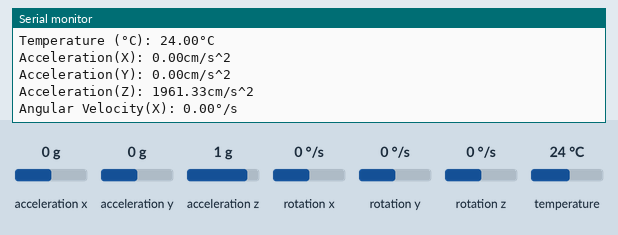
Simulated run of this sketch. Board: ESP32. Shown: the last lines printed to the serial monitor. Wiring (inferred from the names in the program): MPU-6050 motion sensor at I2C address 0x69; BMP180 pressure sensor at I2C address 0x77. Inputs (shaded band) come from the test bench; at power-on: acceleration z 1 g, temperature 24 °C, acceleration x 0 g, acceleration y 0 g, rotation x 0 °/s, rotation y 0 °/s, rotation z 0 °/s. WiFi joins after 1.5 s; servers stay silent unless stated; EEPROM starts erased; no MQTT or app messages arrive unless stated.

Above: at 3.4 s.
3.5 s: acceleration z set to 0 g
At 4.3 s:
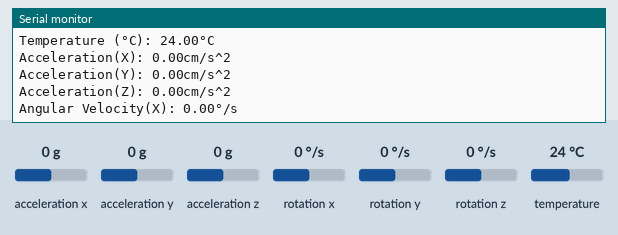
5.0 s: temperature set to 19 °C
At 5.5 s:
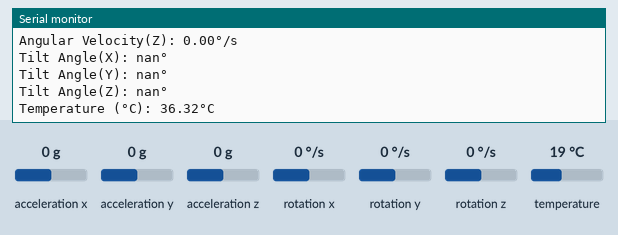
6.5 s: acceleration x set to -1.4 g
At 7.2 s:
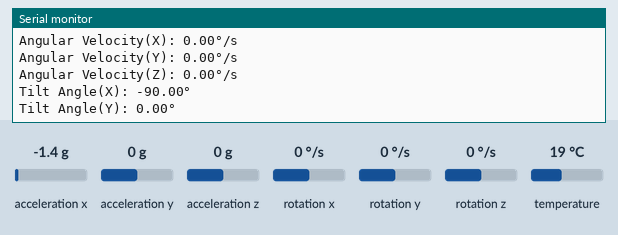
8.0 s: acceleration y set to -1.4 g
Timing chart, 0 to 8.0 s (numbered marks = the images above; inputs shaded):
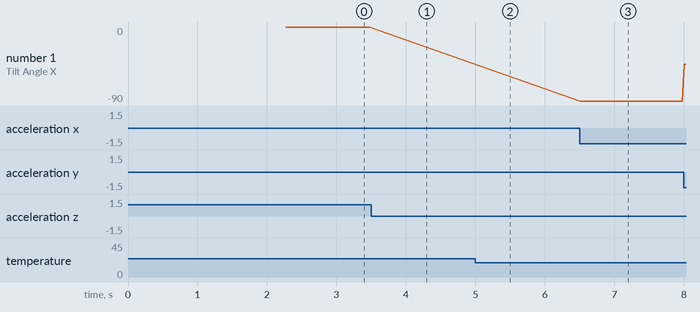

The sketch:

device.ino
```cpp
#include <WiFi.h>
#include <WiFiClientSecure.h>
#include <MQTT.h>
#include <Wire.h>
#include <AccelAndGyro.h>
#include <BarometricPressure.h>
#include <ArduinoJson.h>
#include <Preferences.h>


/* =========================================================
   ALERT COOLDOWN (CHANGE HERE)
   ========================================================= */
const unsigned long ALERT_COOLDOWN = 2 * 60 * 1000UL; // 2 minutes

unsigned long lastFallAlertTime = 0;
unsigned long lastTempAlertTime = 0;


/* =========================================================
   OBJECTS
   ========================================================= */
Preferences prefs;
AccelAndGyro Ag;
BarometricPressure Pr(ULTRA_HIGH_RESOLUTION);

WiFiClientSecure net;
MQTTClient client(512);

/* =========================================================
   WIFI / MQTT
   ========================================================= */
const char* ssid = "Canal33333-2G";
const char* password = "1234567890";

const char* mqtt_server = "3f870c7ecb2a48e6b76737cb2c13864c.s1.eu.hivemq.cloud";
const int mqtt_port = 8883;
const char* mqtt_user = "hivemq.webclient.1766833151037";
const char* mqtt_pass = "f7TEHZ8>Ld#vy,R6j5%e";

#define DEVICE_ID "device123"
#define TOPIC_SENSOR  "baby/" DEVICE_ID "/sensor"
#define TOPIC_ALERT   "baby/" DEVICE_ID "/alert"
#define TOPIC_COMMAND "baby/" DEVICE_ID "/config"

/* =========================================================
   BABY FALL THRESHOLDS (30cm+)
   ========================================================= */
const float IMPACT_G       = 1.1f;
const float IMPACT_SLOPE_G = 0.6f;
const float GYRO_SPIKE     = 70.0f;
const unsigned long FALL_COOLDOWN = 5000;

/* =========================================================
   FILTER
   ========================================================= */
const float ALPHA = 0.25f;

/* =========================================================
   VARIABLES
   ========================================================= */
float ax_f = 0, ay_f = 0, az_f = 0;
float gravityX = 0, gravityY = 0, gravityZ = 0;

float lastNetAcc = 0;
unsigned long lastFallTime = 0;

float tempThreshold = 36.0;
bool tempAlertSent = false;

unsigned long sensorMillis = 0;
unsigned long publishMillis = 0;
const unsigned long SENSOR_INTERVAL  = 20;
const unsigned long PUBLISH_INTERVAL = 15000;

/* =========================================================
   HELPERS
   ========================================================= */
float magnitude(float x, float y, float z) {
  return sqrt(x*x + y*y + z*z);
}

/* =========================================================
   MQTT
   ========================================================= */
void wifiConnect() {
  WiFi.begin(ssid, password);
  while (WiFi.status() != WL_CONNECTED) delay(300);
}

void mqttConnect() {
  net.setInsecure();
  client.begin(mqtt_server, mqtt_port, net);
  while (!client.connect("esp32-baby", mqtt_user, mqtt_pass)) delay(500);
  client.subscribe(TOPIC_COMMAND);
}

void publishMessage(const char* topic, const char* payload) {
  if (!client.connected()) mqttConnect();
  client.publish(topic, payload);
}

void messageReceived(String& topic, String& payload) {
  StaticJsonDocument<128> doc;
  if (deserializeJson(doc, payload) == DeserializationError::Ok) {
    if (doc.containsKey("temp_threshold")) {
      tempThreshold = doc["temp_threshold"];
      prefs.putFloat("temp_th", tempThreshold);
    }
  }
}

/* =========================================================
   SETUP
   ========================================================= */
void setup() {
  Serial.begin(115200);
  Wire.begin();

  prefs.begin("config", false);
  tempThreshold = prefs.getFloat("temp_th", tempThreshold);
  tempAlertSent = false;  // FORCE RESET

  wifiConnect();
  client.onMessage(messageReceived);
  mqttConnect();

  while (!Ag.begin()) delay(200);
  while (!Pr.begin()) delay(200);

  /* Gravity calibration */
  float sx=0, sy=0, sz=0;
  for (int i=0;i<30;i++) {
    sx += Ag.getAccelX();
    sy += Ag.getAccelY();
    sz += Ag.getAccelZ();
    delay(20);
  }
  gravityX = sx/30;
  gravityY = sy/30;
  gravityZ = sz/30;

  Serial.println("✅ Baby fall & temperature system READY");
}

/* =========================================================
   LOOP
   ========================================================= */
void loop() {
  client.loop();
  unsigned long now = millis();
  if (now - sensorMillis < SENSOR_INTERVAL) return;
  sensorMillis = now;

  /* -------- RAW SENSOR -------- */
  float ax = Ag.getAccelX();
  float ay = Ag.getAccelY();
  float az = Ag.getAccelZ();

  float gx = Ag.getGyroX();
  float gy = Ag.getGyroY();
  float gz = Ag.getGyroZ();

  float tx = Ag.getTiltX();
  float ty = Ag.getTiltY();
  float tz = Ag.getTiltZ();

  float tempC = Ag.getTempC();

  /* -------- FILTER -------- */
  ax_f = ALPHA * ax + (1 - ALPHA) * ax_f;
  ay_f = ALPHA * ay + (1 - ALPHA) * ay_f;
  az_f = ALPHA * az + (1 - ALPHA) * az_f;

  /* -------- MAGNITUDES -------- */
  float netAcc = magnitude(
    ax - gravityX,
    ay - gravityY,
    az - gravityZ
  );

  float gyroMag = magnitude(gx, gy, gz);
  float accSlope = netAcc - lastNetAcc;
  lastNetAcc = netAcc;

  /* =====================================================
     🚨 BABY FALL DETECTION (REAL-TIME)
     ===================================================== */
  if (
    netAcc > IMPACT_G &&
    accSlope > IMPACT_SLOPE_G &&
    gyroMag > GYRO_SPIKE &&
    (now - lastFallTime) > FALL_COOLDOWN
  ) {
    lastFallTime = now;

    StaticJsonDocument<128> alert;
    alert["alert"] = "fall_impact";
    alert["status"] = true;
    alert["severity_score"] = netAcc * gyroMag;

    char buf[128];
    serializeJson(alert, buf);
    publishMessage(TOPIC_ALERT, buf);

    Serial.println("🚨 BABY FALL ALERT SENT");
  }

  /* =====================================================
     🌡 TEMPERATURE ALERT (FIXED)
     ===================================================== */
  if (tempC >= tempThreshold && !tempAlertSent) {
    StaticJsonDocument<128> alert;
    alert["alert"] = "high_temperature";
    alert["status"] = true;
    alert["temperature"] = tempC;

    char buf[128];
    serializeJson(alert, buf);
    publishMessage(TOPIC_ALERT, buf);

    tempAlertSent = true;
    Serial.println("🌡 TEMPERATURE ALERT SENT");
  }

  if (tempC < tempThreshold - 0.5f) {
    tempAlertSent = false;
  }

  /* ---------------- TELEMETRY ---------------- */
  if (now - publishMillis >= PUBLISH_INTERVAL) {
    publishMillis = now;

    StaticJsonDocument<512> data;

    JsonObject acc = data.createNestedObject("acc");
    acc["x"] = ax_f;
    acc["y"] = ay_f;
    acc["z"] = az_f;
    acc["net"] = netAcc;

    JsonObject gyro = data.createNestedObject("gyro");
    gyro["x"] = gx;
    gyro["y"] = gy;
    gyro["z"] = gz;
    gyro["mag"] = gyroMag;

    JsonObject tilt = data.createNestedObject("tilt");
    tilt["x"] = tx;
    tilt["y"] = ty;
    tilt["z"] = tz;

    data["temp"] = tempC;
    data["thresTemp"] = tempThreshold;

    char buf[512];
    serializeJson(data, buf);
    publishMessage(TOPIC_SENSOR, buf);
  }
}
```

AccelAndGyro.h
```cpp
/*
  This code is developed under the MYOSA (LearnTheEasyWay) initiative of MakeSense EduTech and Pegasus Automation.
  Code has been derived from internet sources and component datasheets.
  Existing readily-available libraries would have been used "AS IS" and modified for ease of learning purpose.

  Synopsis of Accelerometer and Gyroscope
  MYOSA Platform consists of an Accelerometer and Gyroscope Board. It is equiped with GY521/MPU6050 IC.
  MPU6050 provides a general X/Y/Z direction (3-axis) accelerometer and gyroscope.
  I2C Address of the board = 0x69.
  Detailed Information about Accelerometer And Gyroscope board Library and usage is provided in the link below.
  Detailed Guide: https://drive.google.com/file/d/1On6kzIq3ejcu9aMGr2ZB690NnFrXG2yO/view

  NOTE
  All information, including URL references, is subject to change without prior notice.
  Please always use the latest versions of software-release for best performance.
  Unless required by applicable law or agreed to in writing, this software is distributed on an
  "AS IS" BASIS, WITHOUT WARRANTIES OR CONDITIONS OF ANY KIND, either express or implied

  Modifications
  1 December, 2021 by Pegasus Automation
  (as a part of MYOSA Initiative)

  Contact Team MakeSense EduTech for any kind of feedback/issues pertaining to performance or any update request.
  Email: dev.myosa@gmail.com
*/

#ifndef __ACCELANDGYRO_H__
#define __ACCELANDGYRO_H__

#include <stdint.h>
#include <math.h>
#include <Arduino.h>
#include <Wire.h>

#define MPU6050_ADDRESS_AD0_LOW             0x68u
#define MPU6050_ADDRESS_AD0_HIGH            0x69u

#define MPU6050_XA_OFFS_USRH_REG            0x06u
#define MPU6050_XA_OFFS_USRL_REG            0x07u
#define MPU6050_YA_OFFS_USRH_REG            0x08u
#define MPU6050_YA_OFFS_USRL_REG            0x09u
#define MPU6050_ZA_OFFS_USRH_REG            0x0Au
#define MPU6050_ZA_OFFS_USRL_REG            0x0Bu
#define MPU6050_SELF_TEST_X_REG             0x0Du
#define MPU6050_SELF_TEST_Y_REG             0x0Eu
#define MPU6050_SELF_TEST_Z_REG             0x0Fu
#define MPU6050_SELF_TEST_A_REG             0x10u
#define MPU6050_XG_OFFS_USRH_REG            0x13u
#define MPU6050_XG_OFFS_USRL_REG            0x14u
#define MPU6050_YG_OFFS_USRH_REG            0x15u
#define MPU6050_YG_OFFS_USRL_REG            0x16u
#define MPU6050_ZG_OFFS_USRH_REG            0x17u
#define MPU6050_ZG_OFFS_USRL_REG            0x18u
#define MPU6050_SMPLRT_DIV_REG              0x19u
#define MPU6050_CONFIG_REG                  0x1Au
#define MPU6050_GYRO_CONFIG_REG             0x1Bu
#define MPU6050_ACCEL_CONFIG_REG            0x1Cu
#define MPU6050_MOTION_THR                  0x1Fu
#define MPU6050_MOTION_DUR                  0x20u
#define MPU6050_ZERO_MOTION_THR             0x21u
#define MPU6050_ZERO_MOTION_DUR             0x22u
#define MPU6050_INT_ENABLE                  0x38u
#define MPU6050_INT_STATUS                  0x3Au
#define MPU6050_ACCEL_XOUT_H_REG            0x3Bu
#define MPU6050_ACCEL_XOUT_L_REG            0x3Cu
#define MPU6050_ACCEL_YOUT_H_REG            0x3Du
#define MPU6050_ACCEL_YOUT_L_REG            0x3Eu
#define MPU6050_ACCEL_ZOUT_H_REG            0x3Fu
#define MPU6050_ACCEL_ZOUT_L_REG            0x40u
#define MPU6050_TEMP_OUT_H_REG              0x41u
#define MPU6050_TEMP_OUT_L_REG              0x42u
#define MPU6050_GYRO_XOUT_H_REG             0x43u
#define MPU6050_GYRO_XOUT_L_REG             0x44u
#define MPU6050_GYRO_YOUT_H_REG             0x45u
#define MPU6050_GYRO_YOUT_L_REG             0x46u
#define MPU6050_GYRO_ZOUT_H_REG             0x47u
#define MPU6050_GYRO_ZOUT_L_REG             0x48u
#define MPU6050_SIGNAL_PATH_RESET_REG       0x68u
#define MPU6050_USER_CTRL_REG               0x6Au
#define MPU6050_PWR_MGMT_1_REG              0x6Bu
#define MPU6050_PWR_MGMT_2_REG              0x6Cu
#define MPU6050_FIFO_COUNTH_REG             0x72u
#define MPU6050_FIFO_COUNTL_REG             0x73u
#define MPU6050_FIFO_R_W_REG                0x74u
#define MPU6050_WHO_AM_I_REG                0x75u

#define MPU_CONFIG_DLPF_CFG_MSK             0x07u
#define MPU_CONFIG_DLPF_CFG_POS             0x00u
#define MPU_CONFIG_EXT_SYNC_SET_MSK         0x38u
#define MPU_CONFIG_EXT_SYNC_SET_POS         0x03u

#define MPU_GYRO_CONFIG_XG_ST_MASK          0x80u
#define MPU_GYRO_CONFIG_XG_ST_POS           0x07u
#define MPU_GYRO_CONFIG_YG_ST_MASK          0x40u
#define MPU_GYRO_CONFIG_YG_ST_POS           0x06u
#define MPU_GYRO_CONFIG_ZG_ST_MASK          0x20u
#define MPU_GYRO_CONFIG_ZG_ST_POS           0x05u
#define MPU_GYRO_CONFIG_FS_SEL_MASK         0x18u
#define MPU_GYRO_CONFIG_FS_SEL_POS          0x03u

#define MPU_GYRO_CONFIG_FS_SEL_250          0x00u
#define MPU_GYRO_CONFIG_FS_SEL_500          0x01u
#define MPU_GYRO_CONFIG_FS_SEL_1000         0x02u
#define MPU_GYRO_CONFIG_FS_SEL_2000         0x03u

#define MPU_ACCEL_CONFIG_XG_ST_MASK         0x80u
#define MPU_ACCEL_CONFIG_XG_ST_POS          0x07u
#define MPU_ACCEL_CONFIG_YG_ST_MASK         0x40u
#define MPU_ACCEL_CONFIG_YG_ST_POS          0x06u
#define MPU_ACCEL_CONFIG_ZG_ST_MASK         0x20u
#define MPU_ACCEL_CONFIG_ZG_ST_POS          0x05u
#define MPU_ACCEL_CONFIG_FS_SEL_MASK        0x18u
#define MPU_ACCEL_CONFIG_FS_SEL_POS         0x03u

#define MPU_ACCEL_CONFIG_FS_SEL_2g          0x00u
#define MPU_ACCEL_CONFIG_FS_SEL_4g          0x01u
#define MPU_ACCEL_CONFIG_FS_SEL_8g          0x02u
#define MPU_ACCEL_CONFIG_FS_SEL_16g         0x03u

#define MPU_SIGNAL_PATH_GYRO_RESET_MSK      0x04u
#define MPU_SIGNAL_PATH_GYRO_RESET_POS      0x02u
#define MPU_SIGNAL_PATH_ACCEL_RESET_MSK     0x02u
#define MPU_SIGNAL_PATH_ACCEL_RESET_POS     0x01u
#define MPU_SIGNAL_PATH_TEMP_RESET_MSK      0x01u
#define MPU_SIGNAL_PATH_TEMP_RESET_POS      0x00u

#define MPU_PWR_MGMT_1_DEVICE_RESET_MSK     0x80u
#define MPU_PWR_MGMT_1_DEVICE_RESET_POS     0x07u
#define MPU_PWR_MGMT_1_SLEEP_MSK            0x40u
#define MPU_PWR_MGMT_1_SLEEP_POS            0x06u
#define MPU_PWR_MGMT_1_CYCLE_MSK            0x20u
#define MPU_PWR_MGMT_1_CYCLE_POS            0x05u
#define MPU_PWR_MGMT_1_TEMP_DIS_MSK         0x08u
#define MPU_PWR_MGMT_1_TEMP_DIS_POS         0x03u
#define MPU_PWR_MGMT_1_CLKSEL_MSK           0x07u
#define MPU_PWR_MGMT_1_CLKSEL_POS           0x00u

#define MPU6050_CLOCK_INTERNAL              0x00u
#define MPU6050_CLOCK_PLL_XGYRO             0x01u
#define MPU6050_CLOCK_PLL_YGYRO             0x02u
#define MPU6050_CLOCK_PLL_ZGYRO             0x03u
#define MPU6050_CLOCK_PLL_EXT32K            0x04u
#define MPU6050_CLOCK_PLL_EXT19M            0x05u
#define MPU6050_CLOCK_KEEP_RESET            0x07u

#define MPU_PWR_MGMT_2_LP_WAKE_CTRL_MSK     0xC0u
#define MPU_PWR_MGMT_2_LP_WAKE_CTRL_POS     0x06u
#define MPU_PWR_MGMT_2_LP_STBY_XA_MSK       0x20u
#define MPU_PWR_MGMT_2_LP_STBY_XA_POS       0x05u
#define MPU_PWR_MGMT_2_LP_STBY_YA_MSK       0x10u
#define MPU_PWR_MGMT_2_LP_STBY_YA_POS       0x04u
#define MPU_PWR_MGMT_2_LP_STBY_ZA_MSK       0x08u
#define MPU_PWR_MGMT_2_LP_STBY_ZA_POS       0x03u
#define MPU_PWR_MGMT_2_LP_STBY_XG_MSK       0x04u
#define MPU_PWR_MGMT_2_LP_STBY_XG_POS       0x02u
#define MPU_PWR_MGMT_2_LP_STBY_YG_MSK       0x02u
#define MPU_PWR_MGMT_2_LP_STBY_YG_POS       0x01u
#define MPU_PWR_MGMT_2_LP_STBY_ZG_MSK       0x01u
#define MPU_PWR_MGMT_2_LP_STBY_ZG_POS       0x00u

#define MPU_PWR_MGMT_2_LP_WAKE_1P25Hz       0x00u
#define MPU_PWR_MGMT_2_LP_WAKE_5Hz          0x01u
#define MPU_PWR_MGMT_2_LP_WAKE_20Hz         0x02u
#define MPU_PWR_MGMT_2_LP_WAKE_40Hz         0x03u

#define MPU_INT_MOTION_DETECT_MSK           0x40u
#define MPU_INT_MOTION_DETECT_POS           0x06u
#define MPU_INT_ZMOTION_DETECT_MSK          0x20u
#define MPU_INT_ZMOTION_DETECT_POS          0x05u

#define MPU_WHO_AM_I_MSK                    0x7Eu
#define CALIBRATION_READINGS                50u

class AccelAndGyro
{
  public:
      AccelAndGyro(uint8_t i2c_add=MPU6050_ADDRESS_AD0_HIGH);
      bool begin(bool calibrate=false);
      bool accelGyroCalibrate(void);
      bool ping(void);
      uint8_t getDeviceId(void);
      bool reset(void);
      bool resetGyroPath(void);
      bool resetAccelPath(void);
      bool resetTempPath(void);
      bool setFullScaleGyroRange(uint8_t range);
      uint8_t getFullScaleGyroRange(void);
      bool setFullScaleAccelRange(uint8_t range);
      uint8_t getFullScaleAccelRange(void);
      bool setSleep(bool enable=false);
      bool getSleepSts(void);
      bool setCycleMode(bool enable=false);
      bool getCycleMode(void);
      bool setTempSensorDisable(bool enable=true);
      bool getTempSensorDisableSts(void);
      bool setClkSource(uint8_t src);
      uint8_t getClkSource(void);
      bool setWakeFrequency(uint8_t frequency);
      uint8_t getWakeFrequency(void);
      bool setStandbyXAccel(bool enable);
      bool getStandbyXAccelSts(void);
      bool setStandbyYAccel(bool enable);
      bool getStandbyYAccelSts(void);
      bool setStandbyZAccel(bool enable);
      bool getStandbyZAccelSts(void);
      bool setStandbyXGyro(bool enable);
      bool getStandbyXGyroSts(void);
      bool setStandbyYGyro(bool enable);
      bool getStandbyYGyroSts(void);
      bool setStandbyZGyro(bool enable);
      bool getStandbyZGyroSts(void);
      uint8_t getMotionDetectionThreshold(void);
      bool setMotionDetectionThreshold(uint8_t threshold);
      uint8_t getMotionDetectionDuration(void);
      bool setMotionDetectionDuration(uint8_t duration);
      uint8_t getZeroMotionDetectionThreshold(void);
      bool setZeroMotionDetectionThreshold(uint8_t threshold);
      uint8_t getZeroMotionDetectionDuration(void);
      bool setZeroMotionDetectionDuration(uint8_t duration);
      bool getIntMotionEnabled(void);
      bool setIntMotionEnabled(bool enable);
      bool getIntMotionStatus(void);
      bool getIntZeroMotionEnabled(void);
      bool setIntZeroMotionEnabled(bool enable);
      bool getIntZeroMotionStatus(void);

      float getAccelX(bool print=true);
      float getAccelY(bool print=true);
      float getAccelZ(bool print=true);
      float getGyroX(bool print=true);
      float getGyroY(bool print=true);
      float getGyroZ(bool print=true);
      float getTempC(bool print=true);
      float getTempF(bool print=true);
      float getTiltX(bool print=true);
      float getTiltY(bool print=true);
      float getTiltZ(bool print=true);
      bool getMotionStatus(bool print=true);
  private:
      float _accelScale[4u];
      float _gyroScale[4u];
      uint8_t _i2cSlaveAddress;
      bool _isConnected;
      bool getAccel(int16_t *aX, int16_t *aY, int16_t *aZ);
      bool getGyro(int16_t *gX, int16_t *gY, int16_t *gZ);
      bool getAccelOffset(int16_t *aX, int16_t *aY, int16_t *aZ);
      bool setAccelOffset(int16_t *aX, int16_t *aY, int16_t *aZ);
      bool getGyroOffset(int16_t *gX, int16_t *gY, int16_t *gZ);
      bool setGyroOffset(int16_t *gX, int16_t *gY, int16_t *gZ);
      void i2c_init(void);
      bool readByte(uint8_t reg, uint8_t *in);
      bool readMultiBytes(uint8_t reg, uint8_t length, uint8_t *in);
      bool writeByte(uint8_t reg);
      bool writeByte(uint8_t reg, uint8_t val);
      bool writeAddress(void);
      bool writeMultiBytes(uint8_t reg, uint8_t length, const uint8_t *in);
      void delay_ms(uint16_t ms);
};

#endif
```

Source omitted: BarometricPressure.h (5235 bytes)

Measured:
- after the input at 3.5 s, the serial monitor: prints a new line at once (image 1)
- after the input at 5.0 s, the serial monitor: prints a new line at once (image 2)
- after the input at 6.5 s, the serial monitor: prints a new line at once (image 3)
- plotted number 1: 0 → -90 after the input at 6.5 s, -90 → -45 after the input at 8.0 s
